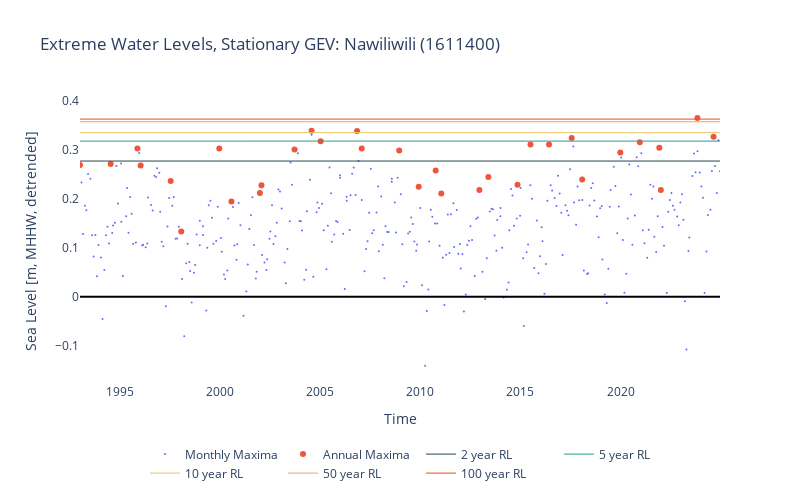

The code cell stored with this chart in its notebook:
### Markdown cell above
```{glue:figure} SL_extremes_timeseries
:name: "SL_extremes_timeseries"

Extreme water levels at {glue:text}`station_name`, plotted with the background long-term trend removed. The 2,10,50, and 100 return levels are shown in blue, green, yellow and orange respectively. Both monthly and yearly maxima are obtained using the block maxima method. The GEV-derived stationary return levels are derived using the pyextremes python package. One key takeaway from this figure: removing the trend shows that we've had some significant events in the past that do not show up in our rankings. 
```

### Code cell
import plotly.graph_objects as go


fig = go.Figure()

# Add monthly maxima as a line
fig.add_trace(go.Scatter(x=BM_month.index, y=BM_month, mode='markers', name='Monthly Maxima', marker=dict(size=2)))

# Add annual maxima as scatter points
fig.add_trace(go.Scatter(x=BM_year.index, y=BM_year, mode='markers', name='Annual Maxima'))


colors = ['#264653',  # dark cyan
          '#2a9d8f',  # teal
          '#e9c46a',  # sandy yellow
          '#f4a261',  # sandy orange
          "#f14b22"]  # dark orange


# Add return levels as labeled lines
for i, period in enumerate(return_periods):
    fig.add_trace(go.Scatter(x=[BM_month.index.min(), BM_month.index.max()],
                             y=[summary.loc[period, 'Water Level (m, MHHW)']] * 2,
                             mode='lines',
                             line=dict(color=colors[i], width=1),
                             name=f'{period} year RL'))
    
# Add a bold black line at 0 for MHHW
fig.add_hline(y=0, line=dict(color='black', width=2))

# Set titles and labels
fig.update_layout(title=f'Extreme Water Levels, Stationary GEV: {station_name} ({station_id})',
                  xaxis_title='Time',
                  yaxis_title='Sea Level [m, MHHW, detrended]',
                  legend=dict(x=0.5, xanchor='center', y=-0.2, orientation='h', bgcolor='rgba(255,255,255,0.8)'),
                  plot_bgcolor='white',  # Set plot background to white
                  paper_bgcolor='white')  # Set overall background to white

# Set x-axis limits if needed
fig.update_xaxes(range=[BM_month.index.min(), BM_month.index.max()])
fig.update_layout(width=800, height=500,autosize=False)
# Show the figure
fig.show()

# save the figure
figname = 'SL_extremes_monthly_annual_maxima_' + station_name + '.html'

fig.write_html(output_dir / figname)

### Figure 1 — Plotly figure (JSON) as saved in the notebook; plotly's stock layout.template omitted (floating-point values rounded to 4 significant figures; data arrays with more than 128 entries replaced by an {"elided": "..."} marker saying what was removed)
{"data": [{"marker": {"size": 2}, "mode": "markers", "name": "Monthly Maxima", "type": "scatter", "x": {"elided": "383 str values"}, "y": {"elided": "383 float values"}}, {"mode": "markers", "name": "Annual Maxima", "type": "scatter", "x": ["1993-01-09T15:00:00.000000000", "1994-07-22T01:00:00.000000000", "1995-11-22T14:00:00.000000000", "1996-01-19T13:00:00.000000000", "1997-07-20T02:00:00.000000000", "1998-01-28T15:00:00.000000000", "1999-12-22T14:00:00.000000000", "2000-07-31T02:00:00.000000000", "2001-12-31T15:00:00.000000000", "2002-01-29T15:00:00.000000000", "2003-09-24T00:00:00.000000000", "2004-07-31T01:00:00.000000000", "2005-01-11T15:00:00.000000000", "2006-11-06T14:00:00.000000000", "2007-01-30T13:00:00.000000000", "2008-12-13T15:00:00.000000000", "2009-12-03T15:00:00.000000000", "2010-10-09T15:00:00.000000000", "2011-01-19T14:00:00.000000000", "2012-12-13T14:00:00.000000000", "2013-05-26T03:00:00.000000000", "2014-11-08T15:00:00.000000000", "2015-07-03T03:00:00.000000000", "2016-06-05T02:00:00.000000000", "2017-07-23T02:00:00.000000000", "2018-01-30T13:00:00.000000000", "2019-12-25T14:00:00.000000000", "2020-12-15T15:00:00.000000000", "2021-12-05T15:00:00.000000000", "2022-01-02T14:00:00.000000000", "2023-10-30T15:00:00.000000000", "2024-08-20T02:00:00.000000000"], "y": [0.2686, 0.2707, 0.3024, 0.2679, 0.2361, 0.1334, 0.3023, 0.1943, 0.2118, 0.2275, 0.3003, 0.3385, 0.3171, 0.3383, 0.3025, 0.2985, 0.2244, 0.2577, 0.2108, 0.2177, 0.2443, 0.2286, 0.3105, 0.3105, 0.3239, 0.2392, 0.2942, 0.315, 0.3039, 0.2177, 0.3648, 0.3262]}, {"line": {"color": "#264653", "width": 1}, "mode": "lines", "name": "2 year RL", "type": "scatter", "x": ["1993-01-09T15:00:00", "2024-12-15T14:00:00"], "y": [0.2768, 0.2768]}, {"line": {"color": "#2a9d8f", "width": 1}, "mode": "lines", "name": "5 year RL", "type": "scatter", "x": ["1993-01-09T15:00:00", "2024-12-15T14:00:00"], "y": [0.3175, 0.3175]}, {"line": {"color": "#e9c46a", "width": 1}, "mode": "lines", "name": "10 year RL", "type": "scatter", "x": ["1993-01-09T15:00:00", "2024-12-15T14:00:00"], "y": [0.3348, 0.3348]}, {"line": {"color": "#f4a261", "width": 1}, "mode": "lines", "name": "50 year RL", "type": "scatter", "x": ["1993-01-09T15:00:00", "2024-12-15T14:00:00"], "y": [0.357, 0.357]}, {"line": {"color": "#f14b22", "width": 1}, "mode": "lines", "name": "100 year RL", "type": "scatter", "x": ["1993-01-09T15:00:00", "2024-12-15T14:00:00"], "y": [0.3624, 0.3624]}], "layout": {"autosize": false, "height": 500, "legend": {"bgcolor": "rgba(255,255,255,0.8)", "orientation": "h", "x": 0.5, "xanchor": "center", "y": -0.2}, "paper_bgcolor": "white", "plot_bgcolor": "white", "shapes": [{"line": {"color": "black", "width": 2}, "type": "line", "x0": 0, "x1": 1, "xref": "x domain", "y0": 0, "y1": 0, "yref": "y"}], "title": {"text": "Extreme Water Levels, Stationary GEV: Nawiliwili (1611400)"}, "width": 800, "xaxis": {"range": ["1993-01-09T15:00:00", "2024-12-15T14:00:00"], "title": {"text": "Time"}}, "yaxis": {"title": {"text": "Sea Level [m, MHHW, detrended]"}}}}
